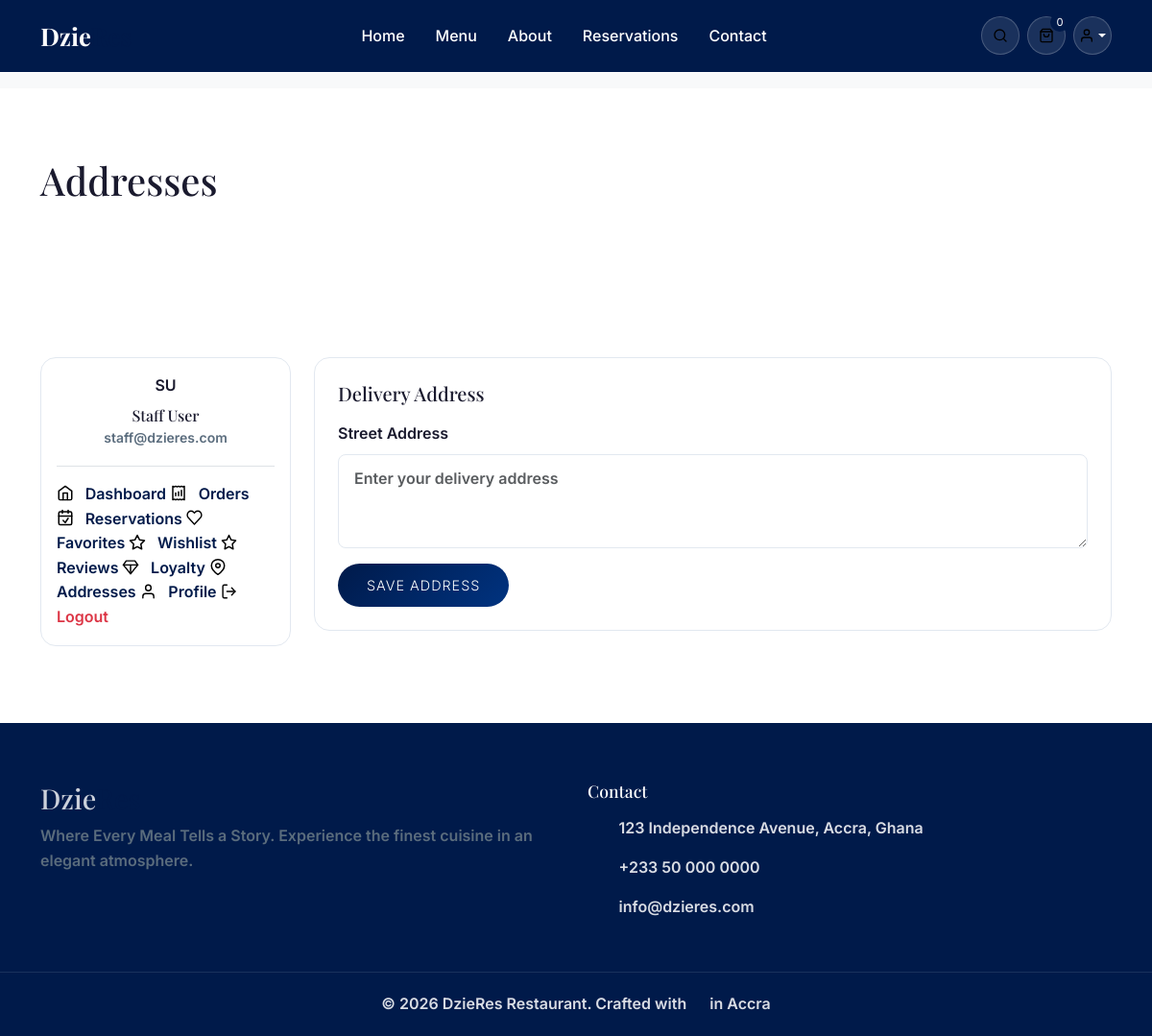
Page /account/addresses (signed in) on the committed database.
### tables this page shows
CREATE TABLE users (
    id INTEGER PRIMARY KEY AUTOINCREMENT,
    role_id INTEGER NOT NULL DEFAULT 3,
    firstname VARCHAR(50) NOT NULL,
    lastname VARCHAR(50) NOT NULL,
    email VARCHAR(100) NOT NULL UNIQUE,
    phone VARCHAR(20),
    password VARCHAR(255) NOT NULL,
    avatar VARCHAR(255),
    address TEXT,
    city VARCHAR(100),
    state VARCHAR(100),
    zip VARCHAR(20),
    country VARCHAR(100) DEFAULT 'Ghana',
    email_verified_at DATETIME,
    verification_token VARCHAR(100),
    remember_token VARCHAR(100),
    reset_token VARCHAR(100),
    reset_token_expires DATETIME,
    status TEXT DEFAULT 'active',
    last_login DATETIME,
    ip_address VARCHAR(45),
    created_at DATETIME DEFAULT CURRENT_TIMESTAMP,
    updated_at DATETIME DEFAULT CURRENT_TIMESTAMP,
    FOREIGN KEY (role_id) REFERENCES roles(id)
);

### Controllers/BaseController.php (called while the page is built, shortened)
<?php
abstract class BaseController
{
    protected function view(string $view, array $data = []): void
    {
        \view($view, $data);
    }
    protected function renderWithLayout(string $view, array $data = [], string $layout = 'main'): void
    {
        $data['contentView'] = $view;
        $this->view("layouts/{$layout}", $data);
    }
}

### Controllers/AccountController.php (called while the page is built, shortened)
<?php
class AccountController extends BaseController
{
    public function addresses(): void
    {
        $this->renderWithLayout('account/addresses', [
            'user' => \auth(),
            'metaTitle' => 'Addresses - DzieRes',
        ]);
    }
}

### index.php (called while the page is built, shortened)
<?php
spl_autoload_register(function ($class) {
    $map = [
        'Config\\'      => 'config/',
        'Controllers\\' => 'Controllers/',
        'Models\\'      => 'Models/',
        'Middleware\\'  => 'middleware/',
        'Api\\'         => 'api/',
    ];
    $baseDir = __DIR__ . '/';
    foreach ($map as $prefix => $dir) {
        $len = strlen($prefix);
        if (strncmp($prefix, $class, $len) === 0) {
            $relativeClass = substr($class, $len);
            $file = $baseDir . $dir . str_replace('\\', '/', $relativeClass) . '.php';
            if (file_exists($file)) {
                return;
            }
        }
    }
});
require_once __DIR__ . '/helpers/functions.php';
require_once __DIR__ . '/Router.php';
$router = new Router();
$router->get('/', 'HomeController@index');
$router->get('/home', 'HomeController@index');
$router->get('/about', 'PageController@about');
$router->get('/our-story', 'PageController@ourStory');
$router->get('/our-chef', 'PageController@ourChef');
$router->get('/menu', 'MenuController@index');
$router->get('/menu/category/{slug}', 'MenuController@category');
$router->get('/menu/{slug}', 'MenuController@show');
$router->get('/api/menu/search', 'MenuController@search');
$router->get('/api/menu/filter', 'MenuController@filter');
$router->get('/cart', 'CartController@index');
$router->post('/cart/add', 'CartController@add');
$router->post('/cart/update', 'CartController@update');
$router->post('/cart/remove', 'CartController@remove');
$router->post('/cart/apply-coupon', 'CartController@applyCoupon');
$router->get('/api/cart/count', 'CartController@getCount');
$router->get('/checkout', 'OrderController@checkout');
$router->post('/checkout/place', 'OrderController@placeOrder');
$router->get('/order/confirmation/{id}', 'OrderController@confirmation');
$router->get('/order/track/{number}', 'OrderController@track');
$router->get('/reservations', 'ReservationController@index');
$router->post('/reservations/book', 'ReservationController@book');
$router->get('/reservations/confirm/{number}', 'ReservationController@confirm');
$router->get('/api/tables/available', 'ReservationController@availableTables');
$router->get('/gallery', 'GalleryController@index');
$router->get('/testimonials', 'TestimonialController@index');
$router->post('/testimonials/submit', 'TestimonialController@submit');
$router->get('/events', 'EventController@index');
$router->get('/events/{slug}', 'EventController@show');
$router->post('/events/book', 'EventController@book');
$router->get('/blog', 'BlogController@index');
$router->get('/blog/{slug}', 'BlogController@show');
$router->get('/blog/category/{slug}', 'BlogController@category');
$router->get('/careers', 'CareerController@index');
$router->get('/careers/{slug}', 'CareerController@show');
$router->post('/careers/apply', 'CareerController@apply');
$router->get('/contact', 'ContactController@index');
$router->post('/contact/send', 'ContactController@send');
$router->post('/newsletter/subscribe', 'ContactController@subscribe');
$router->get('/faqs', 'PageController@faqs');
$router->get('/privacy-policy', 'PageController@privacy');
$router->get('/terms', 'PageController@terms');
$router->get('/login', 'AuthController@login');
$router->post('/login', 'AuthController@authenticate');
$router->get('/register', 'AuthController@register');
$router->post('/register', 'AuthController@store');
$router->get('/logout', 'AuthController@logout');
$router->get('/forgot-password', 'AuthController@forgotPassword');
$router->post('/forgot-password', 'AuthController@sendResetLink');
$router->get('/reset-password/{token}', 'AuthController@resetPassword');
$router->post('/reset-password', 'AuthController@updatePassword');
$router->group('/account', function($router) {
    $router->get('', 'AccountController@dashboard');
    $router->get('/profile', 'AccountController@profile');
    $router->post('/profile/update', 'AccountController@updateProfile');
    $router->get('/orders', 'AccountController@orders');
    $router->get('/orders/{id}', 'AccountController@orderDetail');
    $router->get('/reservations', 'AccountController@reservations');
    $router->get('/favorites', 'AccountController@favorites');
    $router->post('/favorites/toggle', 'AccountController@toggleFavorite');
    $router->get('/reviews', 'AccountController@reviews');
    $router->post('/reviews/submit', 'AccountController@submitReview');
    $router->get('/wishlist', 'AccountController@wishlist');
    $router->get('/loyalty', 'AccountController@loyalty');
    $router->get('/addresses', 'AccountController@addresses');
    $router->post('/addresses/save', 'AccountController@saveAddress');
}, ['requireAuth']);
$router->get('/api/foods/popular', 'Api\FoodController@popular');
$router->get('/api/foods/featured', 'Api\FoodController@featured');
$router->get('/api/foods/todays-special', 'Api\FoodController@todaysSpecial');
$router->get('/api/foods/chef-recommendations', 'Api\FoodController@chefRecommendations');
$router->get('/api/categories', 'Api\CategoryController@index');
$router->get('/api/testimonials', 'Api\TestimonialController@index');
$router->get('/api/gallery', 'Api\GalleryController@index');
$router->get('/api/events/upcoming', 'Api\EventController@upcoming');
$router->get('/api/blog/latest', 'Api\BlogController@latest');
$router->get('/api/search', 'Api\SearchController@index');
$router->setNotFound('PageController@notFound');
$router->dispatch();

### config/Database.php (called while the page is built, shortened)
<?php
class Database
{
    private static $instance = null;
    private $connection;
    private $config;
    private function __construct()
    {
        $this->config = require __DIR__ . '/database.php';
    }
    public static function getInstance()
    {
        if (self::$instance === null) {
            self::$instance = new self();
        }
        return self::$instance;
    }
    private function connect(): void
    {
        try {
            $dbPath = $this->resolveWritableDbPath($this->config['database']);
            $this->connection = new PDO(
                "sqlite:{$dbPath}",
                null,
                null,
                $this->config['options']
            );
            try {
                $this->connection->exec('PRAGMA journal_mode = WAL');
            } catch (\Throwable $e) {
            }
            try {
                $this->connection->exec('PRAGMA foreign_keys = ON');
                $this->connection->exec('PRAGMA cache_size = -16000');
            } catch (\Throwable $e) {
            }
        } catch (PDOException $e) {
            throw new \RuntimeException("Database connection failed: " . $e->getMessage());
        }
    }
    private function resolveWritableDbPath(string $dbPath): string
    {
        $dbDir = dirname($dbPath);
        return $dbPath;
    }
    public function query(string $sql, array $params = []): \PDOStatement
    {
        $stmt = $this->connection->prepare($sql);
        $stmt->execute($params);
        return $stmt;
    }
    public function fetch(string $sql, array $params = [])
    {
        $result = $this->query($sql, $params);
        $row = $result->fetch();
        return $row ?: null;
    }
}

### config/database.php (called while the page is built)
<?php
$dbFile = getenv('DZ_DB_PATH')
    ?: (__DIR__ . '/../database/restaurant.db');
return [
    'driver' => 'sqlite',
    'database' => $dbFile,
    'schema' => __DIR__ . '/../database/schema.sql',
    'seeder' => __DIR__ . '/../database/seeder.php',
    'options' => [
        PDO::ATTR_ERRMODE => PDO::ERRMODE_EXCEPTION,
        PDO::ATTR_DEFAULT_FETCH_MODE => PDO::FETCH_OBJ,
        PDO::ATTR_EMULATE_PREPARES => false,
        PDO::ATTR_STRINGIFY_FETCHES => false,
    ]
];

### config/app.php (called while the page is built)
<?php
return [
    'name' => 'DzieRes Restaurant',
    'version' => '1.0.0',
    'debug' => true,
    'url' => 'http://localhost/restaurant',
    'timezone' => 'Africa/Accra',
    'locale' => 'en',
    'charset' => 'UTF-8',
    'session' => [
        'lifetime' => 7200,
        'name' => 'DRES_SESSION',
        'secure' => false,
        'httponly' => true,
        'samesite' => 'Lax',
    ],
    'security' => [
        'hash_cost' => 12,
        'csrf_expiry' => 3600,
        'rate_limit' => 60,
        'max_login_attempts' => 5,
        'lockout_time' => 900,
    ],
    'pagination' => [
        'per_page' => 12,
        'admin_per_page' => 20,
    ],
    'upload' => [
        'max_size' => 5242880,
        'allowed_types' => ['jpg', 'jpeg', 'png', 'gif', 'webp', 'svg'],
        'path' => __DIR__ . '/../uploads',
    ],
    'tax' => [
        'rate' => 12.5,
        'name' => 'VAT',
    ],
    'currency' => [
        'symbol' => '₵',
        'code' => 'GHS',
        'name' => 'Ghana Cedi',
    ],
    'delivery' => [
        'fee' => 15.00,
        'free_above' => 100.00,
        'radius_km' => 20,
    ],
    'service_charge' => 5.00,
    'loyalty' => [
        'points_per_ghs' => 10,
        'ghs_per_point' => 0.10,
        'welcome_points' => 100,
    ],
    'email' => [
        'from' => 'noreply@dzieres.com',
        'name' => 'DzieRes Restaurant',
    ],
    'restaurant' => [
        'name' => 'DzieRes',
        'tagline' => 'Where Every Meal Tells a Story',
        'phone' => '+233 50 000 0000',
        'email' => 'info@dzieres.com',
        'address' => '123 Independence Avenue, Accra, Ghana',
        'opening_hours' => 'Mon-Sun: 7:00 AM - 11:00 PM',
    ],
];

### views/account/addresses.php (the view, shortened to what this page needs)
<section class="page-hero" style="min-height:auto;padding:70px 0;"><div class="container"><h1 class="page-title">Addresses</h1></div></section>
<section class="section-padding">
    <div class="container">
        <div class="row g-4">
            <div class="col-lg-3"><?php \partial('account-sidebar', ['user' => $user]); ?></div>
            <div class="col-lg-9">
                <div class="glass-card p-4">
                    <h5 class="mb-3">Delivery Address</h5>
                    <form method="POST" action="<?= \baseUrl('account/addresses/save') ?>">
                        <div class="mb-3">
                            <label class="form-label">Street Address</label>
                            <textarea name="address" class="form-control" rows="3" placeholder="Enter your delivery address"><?= \escape($user->address ?? '') ?></textarea>
                        </div>
                        <button class="btn btn-gold">Save Address</button>
                    </form>
                </div>
            </div>
        </div>
    </div>
</section>

### Router.php (shortened to what this page needs)
<?php
class Router
{
    private $routes = [];
    private $middleware = [];
    private $prefix = '';
    private function addRoute(string $methods, string $path, $handler, array $middleware): void
    {
        $path = $this->prefix . $path;
        $methods = explode('|', $methods);
        foreach ($methods as $method) {
            $this->routes[] = [
                'method' => strtoupper(trim($method)),
                'path' => $path,
                'handler' => $handler,
                'middleware' => array_merge($this->middleware, $middleware),
                'pattern' => $this->pathToRegex($path),
            ];
        }
    }
    public function group(string $prefix, callable $callback, array $middleware = []): void
    {
        $previousPrefix = $this->prefix;
        $previousMiddleware = $this->middleware;
        $this->prefix = $previousPrefix . $prefix;
        $this->middleware = array_merge($previousMiddleware, $middleware);
        $this->prefix = $previousPrefix;
        $this->middleware = $previousMiddleware;
    }
    public function dispatch(): void
    {
        $method = $_SERVER['REQUEST_METHOD'];
        $uri = parse_url($_SERVER['REQUEST_URI'], PHP_URL_PATH);
        $basePath = dirname($_SERVER['SCRIPT_NAME']);
        if ($basePath !== '/' && strpos($uri, $basePath) === 0) {
            $uri = substr($uri, strlen($basePath));
        }
        $uri = '/' . trim($uri, '/');
        foreach ($this->routes as $route) {
            if ($route['method'] !== $method) {
                continue;
            }
            if (preg_match($route['pattern'], $uri, $matches)) {
                $params = array_filter($matches, function($key) {
                    return !is_numeric($key);
                }, ARRAY_FILTER_USE_KEY);
                $this->executeHandler($route['handler'], $params);
                return;
            }
        }
    }
    private function pathToRegex(string $path): string
    {
        $pattern = preg_replace('/\{([a-zA-Z_]+)\}/', '(?P<$1>[^/]+)', $path);
        $pattern = str_replace('/', '\/', $pattern);
        return '/^' . $pattern . '$/';
    }
    private function executeHandler($handler, array $params): void
    {
        if (is_callable($handler)) {
            call_user_func_array($handler, $params);
        } elseif (is_string($handler)) {
            if (strpos($handler, '@') !== false) {
                [$controller, $method] = explode('@', $handler);
                $instance = new $controller();
                call_user_func_array([$instance, $method], $params);
            } else {
                view($handler, $params);
            }
        }
    }
}

### views/partials/account-sidebar.php
<?php
$current = $_SERVER['REQUEST_URI'] ?? '';
$links = [
    'account' => ['label' => 'Dashboard', 'icon' => 'home'],
    'account/orders' => ['label' => 'Orders', 'icon' => 'receipt'],
    'account/reservations' => ['label' => 'Reservations', 'icon' => 'calendar-check'],
    'account/favorites' => ['label' => 'Favorites', 'icon' => 'heart'],
    'account/wishlist' => ['label' => 'Wishlist', 'icon' => 'star'],
    'account/reviews' => ['label' => 'Reviews', 'icon' => 'star'],
    'account/loyalty' => ['label' => 'Loyalty', 'icon' => 'gem'],
    'account/addresses' => ['label' => 'Addresses', 'icon' => 'map-marker'],
    'account/profile' => ['label' => 'Profile', 'icon' => 'user'],
];
?>
<div class="account-sidebar glass-card p-3">
    <div class="account-user text-center mb-3 pb-3 border-bottom">
        <div class="account-avatar mx-auto"><?= strtoupper(substr($user->firstname ?? 'U', 0, 1) . substr($user->lastname ?? '', 0, 1)) ?></div>
        <h6 class="mb-0 mt-2"><?= \escape(($user->firstname ?? '') . ' ' . ($user->lastname ?? '')) ?></h6>
        <small class="text-muted"><?= \escape($user->email ?? '') ?></small>
    </div>
    <nav class="account-nav">
        <?php foreach ($links as $url => $l): ?>
            <a href="<?= \baseUrl($url) ?>" class="account-nav-link <?= strpos($current, '/' . ltrim($url, '/')) !== false ? 'active' : '' ?>">
                <?= \icon($l['icon'], ['style' => 'width:1.1em;height:1.1em;margin-right:0.5rem;vertical-align:-0.15em;']) ?> <?= $l['label'] ?>
            </a>
        <?php endforeach; ?>
        <a href="<?= \baseUrl('logout') ?>" class="account-nav-link text-danger"><?= \icon('sign-out', ['style' => 'width:1.1em;height:1.1em;margin-right:0.5rem;vertical-align:-0.15em;']) ?> Logout</a>
    </nav>
</div>

### rows in the picture
users: firstname+lastname "SU", firstname+lastname "Staff User", email "staff@dzieres.com"

### other values in the picture
$l['label'] "Dashboard"
$l['label'] "Orders"
$l['label'] "Reservations"
$l['label'] "Favorites"
$l['label'] "Wishlist"
$l['label'] "Reviews"
$l['label'] "Loyalty"
$l['label'] "Addresses"
$l['label'] "Profile"
